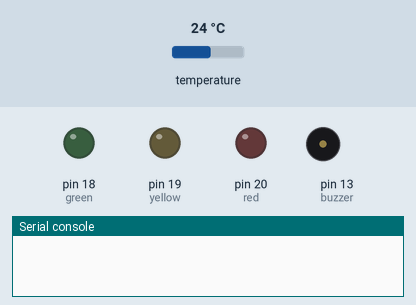
This program was run on a simulated MicroPython board. Parts: output pins drawn as LEDs (lit = HIGH), buzzer (waves = sounding), the last lines printed to the serial console. The inputs (shaded band) are chosen by the test bench; at power-on: temperature 24 °C.

Above: at 1.2 s.
1.3 s: temperature set to 22.9 °C
10.2 s: temperature set to 21.5 °C
At 16.6 s:
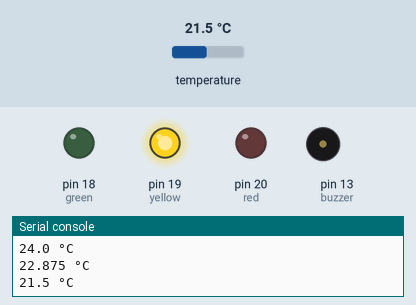
18.0 s: temperature set to 18.5 °C
25.8 s: temperature set to 17.5 °C
At 30.5 s:
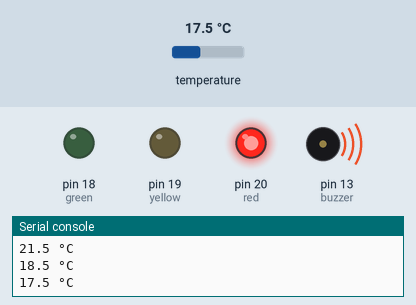
33.6 s: temperature set to 19 °C
At 37.4 s:
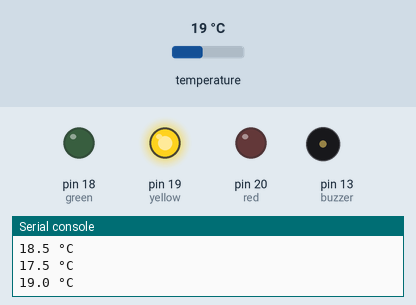
41.4 s: temperature set to 12 °C
At 45.5 s:
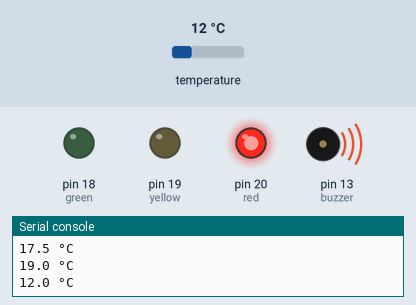
Timing chart, 0 to 47.0 s (numbered marks = the images above; inputs shaded):
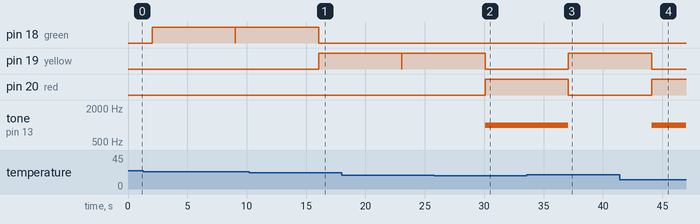

The program:

Day_8a.py
```python
'''
Take a temperature reading
'''

# imports
from machine import Pin, PWM
import time
import onewire
import ds18x20

# Set the data pin for the sensor
SensorPin = Pin(26, Pin.IN)

# Tell MicroPython we're using a DS18B20 sensor, and which pin it's on
sensor = ds18x20.DS18X20(onewire.OneWire(SensorPin))

# Look for DS18B20 sensors (each contains a unique rom code)
roms = sensor.scan()

# Set LED Pins
red = Pin(20, Pin.OUT)
yellow = Pin(19, Pin.OUT)
green = Pin(18, Pin.OUT)

# Set up the Buzzer pin as PWM
buzzer = PWM(Pin(13)) # Set the buzzer to PWM mode

buzzer.duty_u16(0)
buzzer.freq(1000)

while True:

    sensor.convert_temp() # Convert the sensor units to centigrade

    time.sleep(2) # Wait 2 seconds (you must wait at least 1 second before taking a reading)

    red.value(0)
    yellow.value(0)
    green.value(0)

    buzzer.duty_u16(0)

    for rom in roms:

        temp = (sensor.read_temp(rom))

        print(temp,"°C") # Print the temperature reading with °C after it

        if temp < 18:

            red.value(1)
            buzzer.duty_u16(5000)

        elif temp <= 22:

            yellow.value(1)

        else:

            green.value(1)

        time.sleep(5) # Wait 5 seconds before starting the loop again
```

Measured:
- the behaviour switches between 22.1 and 22 °C on temperature (found by bisection; images 0 and 1)
- the behaviour switches between 18 and 17.9 °C on temperature (found by bisection; images 1 and 2)
- after the input at 10.2 s, pin 18 (green): goes on until 16.1 s, then stays LOW; pin 19 (yellow): LOW → HIGH after 5.9 s
- after the input at 25.8 s, pin 19 (yellow): goes on until 30.1 s, then stays LOW; pin 20 (red): LOW → HIGH after 4.3 s; tone on pin 13 (buzzer): silent → 1000 Hz after 4.3 s
- after the input at 33.6 s, pin 19 (yellow): LOW → HIGH after 3.5 s; pin 20 (red): goes on until 37.1 s, then stays LOW; tone on pin 13 (buzzer): goes on until 37.1 s, then stays silent
- after the input at 41.4 s, pin 19 (yellow): goes on until 44.1 s, then stays LOW; pin 20 (red): LOW → HIGH after 2.7 s; tone on pin 13 (buzzer): silent → 1000 Hz after 2.7 s
